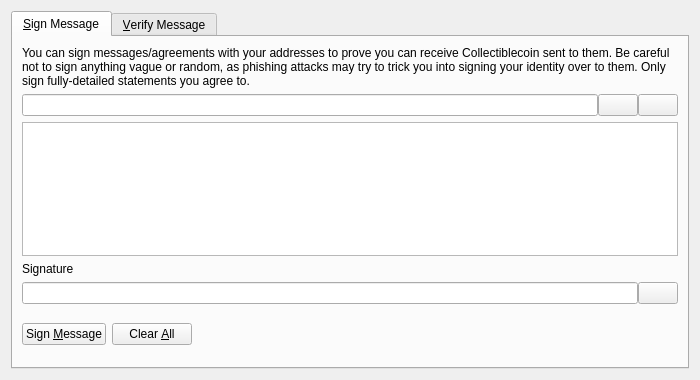
<?xml version="1.0" encoding="UTF-8"?>
<ui version="4.0">
 <class>SignVerifyMessageDialog</class>
 <widget class="QDialog" name="SignVerifyMessageDialog">
  <property name="geometry">
   <rect>
    <x>0</x>
    <y>0</y>
    <width>700</width>
    <height>380</height>
   </rect>
  </property>
  <property name="windowTitle">
   <string>Signatures - Sign / Verify a Message</string>
  </property>
  <property name="modal">
   <bool>true</bool>
  </property>
  <layout class="QVBoxLayout" name="verticalLayout">
   <item>
    <widget class="QTabWidget" name="tabWidget">
     <property name="currentIndex">
      <number>0</number>
     </property>
     <widget class="QWidget" name="tabSignMessage">
      <attribute name="title">
       <string>&amp;Sign Message</string>
      </attribute>
      <layout class="QVBoxLayout" name="verticalLayout_SM">
       <item>
        <widget class="QLabel" name="infoLabel_SM">
         <property name="text">
          <string>You can sign messages/agreements with your addresses to prove you can receive Collectiblecoin sent to them. Be careful not to sign anything vague or random, as phishing attacks may try to trick you into signing your identity over to them. Only sign fully-detailed statements you agree to.</string>
         </property>
         <property name="textFormat">
          <enum>Qt::PlainText</enum>
         </property>
         <property name="wordWrap">
          <bool>true</bool>
         </property>
        </widget>
       </item>
       <item>
        <layout class="QHBoxLayout" name="horizontalLayout_1_SM">
         <property name="spacing">
          <number>0</number>
         </property>
         <item>
          <widget class="QValidatedLineEdit" name="addressIn_SM">
           <property name="toolTip">
            <string>The Collectiblecoin address to sign the message with</string>
           </property>
          </widget>
         </item>
         <item>
          <widget class="QPushButton" name="addressBookButton_SM">
           <property name="toolTip">
            <string>Choose previously used address</string>
           </property>
           <property name="text">
            <string/>
           </property>
           <property name="shortcut">
            <string>Alt+A</string>
           </property>
           <property name="autoDefault">
            <bool>false</bool>
           </property>
          </widget>
         </item>
         <item>
          <widget class="QPushButton" name="pasteButton_SM">
           <property name="toolTip">
            <string>Paste address from clipboard</string>
           </property>
           <property name="text">
            <string/>
           </property>
           <property name="shortcut">
            <string>Alt+P</string>
           </property>
           <property name="autoDefault">
            <bool>false</bool>
           </property>
          </widget>
         </item>
        </layout>
       </item>
       <item>
        <widget class="QPlainTextEdit" name="messageIn_SM">
         <property name="toolTip">
          <string>Enter the message you want to sign here</string>
         </property>
        </widget>
       </item>
       <item>
        <widget class="QLabel" name="signatureLabel_SM">
         <property name="text">
          <string>Signature</string>
         </property>
         <property name="textFormat">
          <enum>Qt::PlainText</enum>
         </property>
        </widget>
       </item>
       <item>
        <layout class="QHBoxLayout" name="horizontalLayout_2_SM">
         <property name="spacing">
          <number>0</number>
         </property>
         <item>
          <widget class="QLineEdit" name="signatureOut_SM">
           <property name="font">
            <font>
             <italic>true</italic>
            </font>
           </property>
           <property name="readOnly">
            <bool>true</bool>
           </property>
          </widget>
         </item>
         <item>
          <widget class="QPushButton" name="copySignatureButton_SM">
           <property name="toolTip">
            <string>Copy the current signature to the system clipboard</string>
           </property>
           <property name="text">
            <string/>
           </property>
           <property name="autoDefault">
            <bool>false</bool>
           </property>
          </widget>
         </item>
        </layout>
       </item>
       <item>
        <layout class="QHBoxLayout" name="horizontalLayout_3_SM">
         <item>
          <widget class="QPushButton" name="signMessageButton_SM">
           <property name="toolTip">
            <string>Sign the message to prove you own this Collectiblecoin address</string>
           </property>
           <property name="text">
            <string>Sign &amp;Message</string>
           </property>
           <property name="autoDefault">
            <bool>false</bool>
           </property>
          </widget>
         </item>
         <item>
          <widget class="QPushButton" name="clearButton_SM">
           <property name="toolTip">
            <string>Reset all sign message fields</string>
           </property>
           <property name="text">
            <string>Clear &amp;All</string>
           </property>
           <property name="autoDefault">
            <bool>false</bool>
           </property>
          </widget>
         </item>
         <item>
          <spacer name="horizontalSpacer_1_SM">
           <property name="orientation">
            <enum>Qt::Horizontal</enum>
           </property>
           <property name="sizeHint" stdset="0">
            <size>
             <width>40</width>
             <height>48</height>
            </size>
           </property>
          </spacer>
         </item>
         <item>
          <widget class="QLabel" name="statusLabel_SM">
           <property name="font">
            <font>
             <weight>75</weight>
             <bold>true</bold>
            </font>
           </property>
           <property name="text">
            <string/>
           </property>
           <property name="wordWrap">
            <bool>true</bool>
           </property>
          </widget>
         </item>
         <item>
          <spacer name="horizontalSpacer_2_SM">
           <property name="orientation">
            <enum>Qt::Horizontal</enum>
           </property>
           <property name="sizeHint" stdset="0">
            <size>
             <width>40</width>
             <height>48</height>
            </size>
           </property>
          </spacer>
         </item>
        </layout>
       </item>
      </layout>
     </widget>
     <widget class="QWidget" name="tabVerifyMessage">
      <attribute name="title">
       <string>&amp;Verify Message</string>
      </attribute>
      <layout class="QVBoxLayout" name="verticalLayout_VM">
       <item>
        <widget class="QLabel" name="infoLabel_VM">
         <property name="text">
          <string>Enter the receiver's address, message (ensure you copy line breaks, spaces, tabs, etc. exactly) and signature below to verify the message. Be careful not to read more into the signature than what is in the signed message itself, to avoid being tricked by a man-in-the-middle attack. Note that this only proves the signing party receives with the address, it cannot prove sendership of any transaction!</string>
         </property>
         <property name="textFormat">
          <enum>Qt::PlainText</enum>
         </property>
         <property name="alignment">
          <set>Qt::AlignLeading|Qt::AlignLeft|Qt::AlignTop</set>
         </property>
         <property name="wordWrap">
          <bool>true</bool>
         </property>
        </widget>
       </item>
       <item>
        <layout class="QHBoxLayout" name="horizontalLayout_1_VM">
         <property name="spacing">
          <number>0</number>
         </property>
         <item>
          <widget class="QValidatedLineEdit" name="addressIn_VM">
           <property name="toolTip">
            <string>The Collectiblecoin address the message was signed with</string>
           </property>
          </widget>
         </item>
         <item>
          <widget class="QPushButton" name="addressBookButton_VM">
           <property name="toolTip">
            <string>Choose previously used address</string>
           </property>
           <property name="text">
            <string/>
           </property>
           <property name="shortcut">
            <string>Alt+A</string>
           </property>
           <property name="autoDefault">
            <bool>false</bool>
           </property>
          </widget>
         </item>
        </layout>
       </item>
       <item>
        <widget class="QPlainTextEdit" name="messageIn_VM"/>
       </item>
       <item>
        <widget class="QValidatedLineEdit" name="signatureIn_VM"/>
       </item>
       <item>
        <layout class="QHBoxLayout" name="horizontalLayout_2_VM">
         <item>
          <widget class="QPushButton" name="verifyMessageButton_VM">
           <property name="toolTip">
            <string>Verify the message to ensure it was signed with the specified Collectiblecoin address</string>
           </property>
           <property name="text">
            <string>Verify &amp;Message</string>
           </property>
           <property name="autoDefault">
            <bool>false</bool>
           </property>
          </widget>
         </item>
         <item>
          <widget class="QPushButton" name="clearButton_VM">
           <property name="toolTip">
            <string>Reset all verify message fields</string>
           </property>
           <property name="text">
            <string>Clear &amp;All</string>
           </property>
           <property name="autoDefault">
            <bool>false</bool>
           </property>
          </widget>
         </item>
         <item>
          <spacer name="horizontalSpacer_1_VM">
           <property name="orientation">
            <enum>Qt::Horizontal</enum>
           </property>
           <property name="sizeHint" stdset="0">
            <size>
             <width>40</width>
             <height>48</height>
            </size>
           </property>
          </spacer>
         </item>
         <item>
          <widget class="QLabel" name="statusLabel_VM">
           <property name="font">
            <font>
             <weight>75</weight>
             <bold>true</bold>
            </font>
           </property>
           <property name="text">
            <string/>
           </property>
           <property name="wordWrap">
            <bool>true</bool>
           </property>
          </widget>
         </item>
         <item>
          <spacer name="horizontalSpacer_2_VM">
           <property name="orientation">
            <enum>Qt::Horizontal</enum>
           </property>
           <property name="sizeHint" stdset="0">
            <size>
             <width>40</width>
             <height>48</height>
            </size>
           </property>
          </spacer>
         </item>
        </layout>
       </item>
      </layout>
     </widget>
    </widget>
   </item>
  </layout>
 </widget>
 <customwidgets>
  <customwidget>
   <class>QValidatedLineEdit</class>
   <extends>QLineEdit</extends>
   <header>qvalidatedlineedit.h</header>
  </customwidget>
 </customwidgets>
 <resources>
  <include location="../collectiblecoin.qrc"/>
 </resources>
 <connections/>
</ui>
